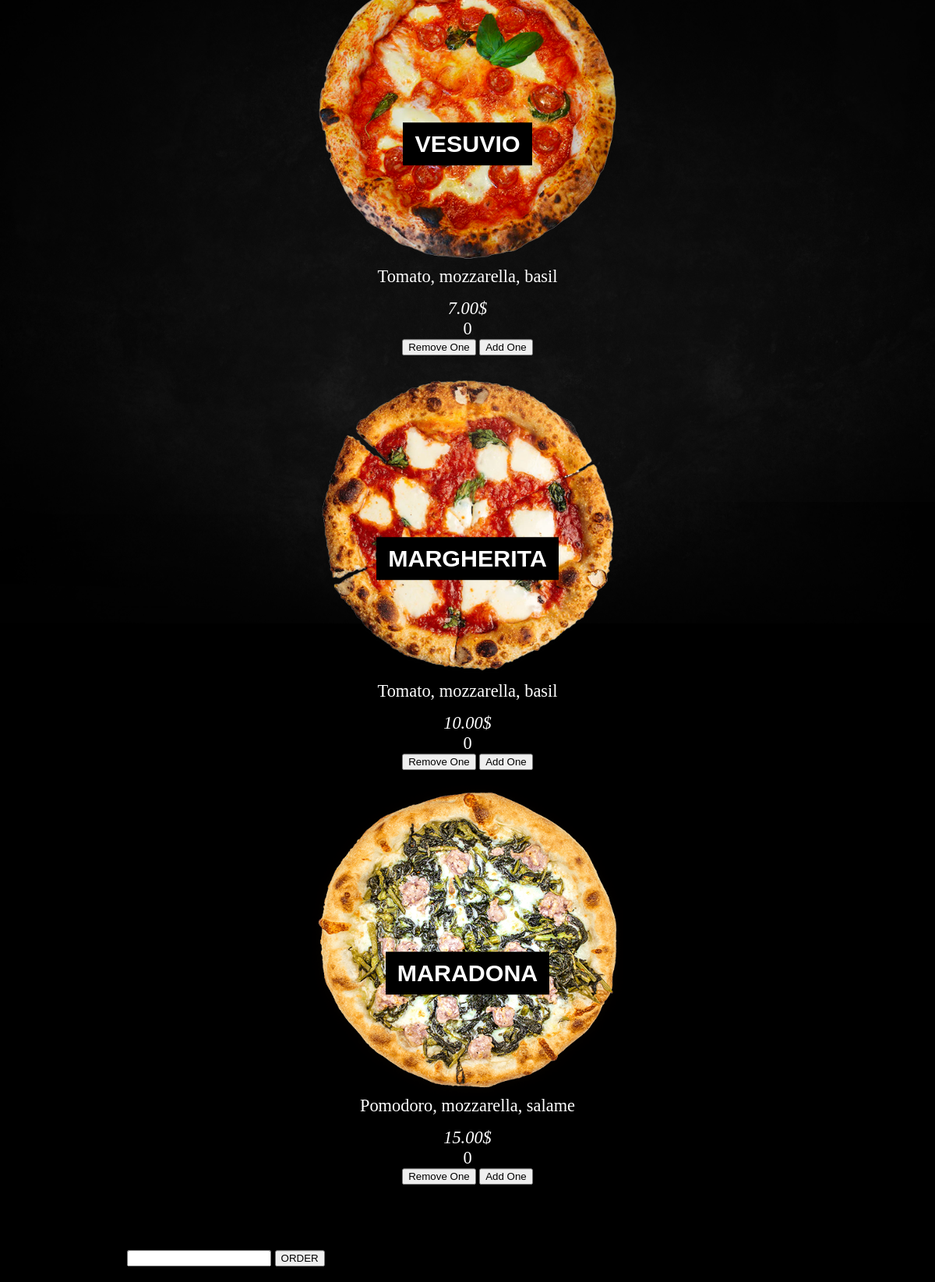
The app's page /order.php with its own data.
### tables this page shows
CREATE TABLE Products (
    id INT AUTO_INCREMENT,
    name VARCHAR(40),
    description VARCHAR(60),
    price DOUBLE,
    img_dir VARCHAR(50),
    PRIMARY KEY (id)
)AUTO_INCREMENT = 1;

### menu.php (called while the page is built, shortened)
<?php
function getMenu() {
    $mysqli = getMysqli();
    $query = 'SELECT * FROM Products ORDER BY Products.price, Products.id';
    return $mysqli->query($query);
}

### order.php (the view, shortened to what this page needs)
<?php
include_once ("menu.php");
?>
<html lang="en">
<head>
    <link rel="stylesheet" href="style/main.css">
    <link rel="stylesheet" href="https://unpkg.com/flickity@2/dist/flickity.min.css">
</head>
<body>
<section id="order">
    <div class="content">
        <?php
        $connection = getMenu();
        echo "<div class=\"carousel\" data-flickity='{\"autoplay\": true, \"freeScroll\": true, \"contain\": true, \"prevNextButtons\": false, \"pageDots\": false}'>";
        while ($row = $connection->fetch_assoc()) {
            ?>
            <div class="product-container">
                <img class="product-img" src="<?php echo $row["img_dir"]; ?>" alt="<?php echo $row["name"]; ?>">
                <p class="product-name"><?php echo $row["name"]; ?></p>
                <p class="small-text product-description"><?php echo $row["description"]; ?></p>
                <p class="small-text product-price" id="<?php echo $row["id"] ?>_price"><?php echo number_format($row["price"], 2); ?>$</p>
                <p class="small-text product-description" id="<?php echo $row["id"] ?>-amount">0</p>
                <div class="pizza-menu-buttons">
                    <button class="remove-button" onclick="removeOne('<?php echo $row["id"] . "-amount"; ?>')">Remove One</button>
                    <button class="add-button" onclick="addOne('<?php echo $row["id"] . "-amount"; ?>')">Add One</button>
                </div>
            </div>;
            <?php
        }
        echo "</div>";
        ?>
        <div id="cart-total-container">
            <form id="order-form" method="post" action="order.php">
                <h4 id="total-price">0</h4>
                <label for="address">What's your address ?</label>
                <input type="text" name="address" value=""/>
                <input id="submit-button" type="submit" name="order" onclick="saveMap()" value="ORDER"/>
            </form>
        </div>
    </div>
</section>
</body>
</html>

### style/main.css (style rules this page uses)
* { scroll-behavior: smooth; }
body { margin: 0; padding: 0; font-family: "Rubik", sans-serif; background-color: black; }
section { height: 100vh; }
h2, h1, p { color: white; margin: 0; }
.small-text { font-family: "Rubik", serif; font-weight: 200; font-size: 2.8vh; }
form input { margin-top: 5px; margin-bottom: 20px; }
#order { background-image: url("../resources/stone-background.png"); background-position: bottom; background-repeat: no-repeat; background-size: cover; }
#order .content { position: relative; top: 50%; left: 50%; transform: translate(-50%, -50%); }
#order .carousel { margin-top: 200px; }
#order .product-container { margin: 0 50px; display: grid; place-items: center; }
#order .product-img { width: 400px; }
#order .product-name { position: absolute; color: white; font-weight: bold; text-transform: uppercase; z-index: 100; display: inline; padding: 10px 15px; margin-bottom: 30px; background: black; font-size: 3.8vh; }
#order .product-price { margin-top: 15px; font-style: italic; }

### records on screen
products: name "VESUVIO", description "Tomato, mozzarella, basil", price "7.00"
products: img_dir (picture), name "MARGHERITA", description "Tomato, mozzarella, basil", price "10.00"
products: img_dir (picture), name "MARADONA", description "Pomodoro, mozzarella, salame", price "15.00"
